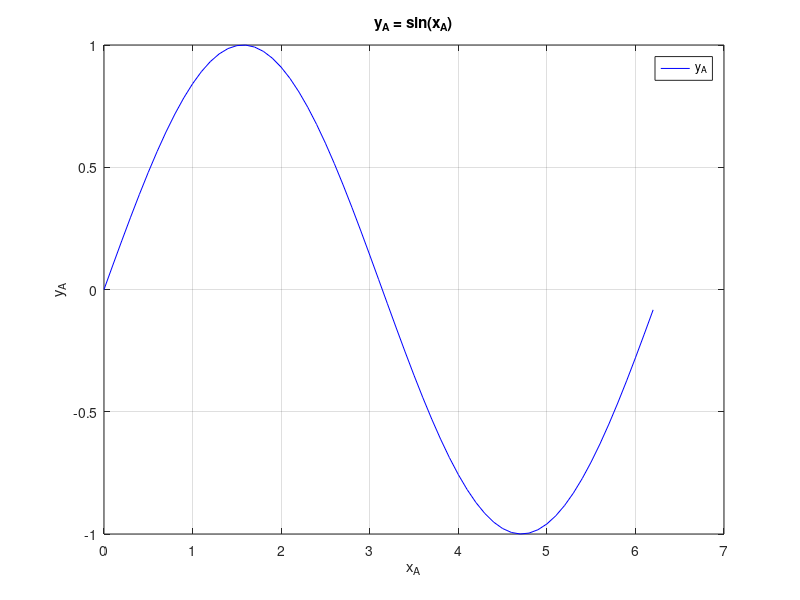

Reproduce this figure in MATLAB.
%% init
clc; clear all; close all;

%% mySin
%% Function domain
x = [0:0.1:2*pi]';

%% Function values
y_sin = sin(x);

%% Figure initialization
figure(1); hold on; box on;

%% Plotting figure
plot(x, y_sin, "b-")

%% Grid
grid on;

%% Title
title("y_A = sin(x_A)")

%% x-label
xlabel("x_A")

%% y-label
ylabel("y_A")

%% legend
legend("y_A")